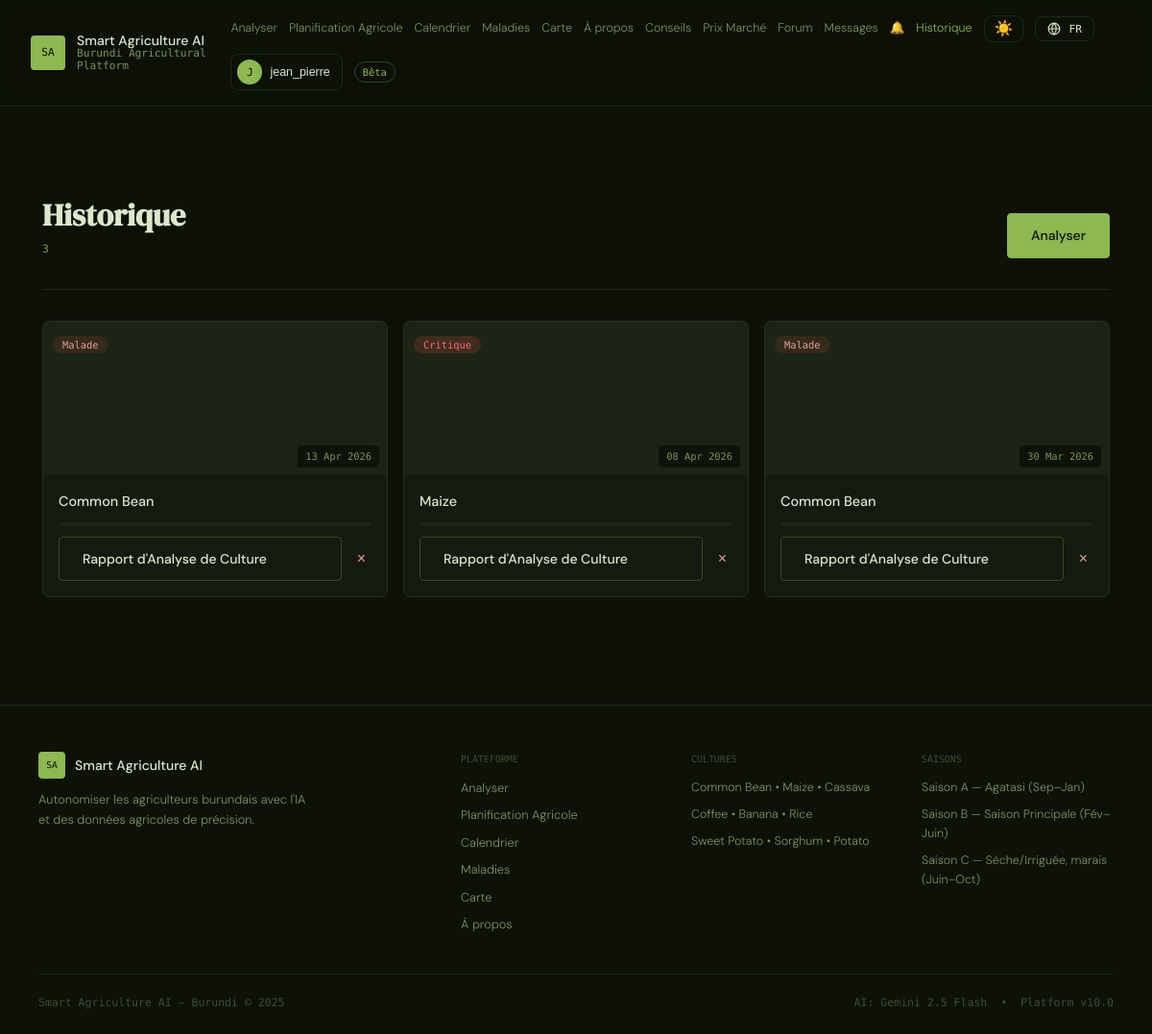
The app's page /history (signed in) with its own data.
### models.py (models this page shows, shortened)
class User(UserMixin, db.Model):
    __tablename__ = "users"
    id            = db.Column(db.Integer, primary_key=True)
    username      = db.Column(db.String(64),  unique=True, nullable=False)
    email         = db.Column(db.String(120), unique=True, nullable=False)
    password_hash = db.Column(db.String(256), nullable=False)
    role          = db.Column(db.String(20),  nullable=False, default="farmer")
    language      = db.Column(db.String(5),   nullable=False, default="fr")  # fr | rn | en
    theme         = db.Column(db.String(10),  nullable=False, default="dark") # dark | light
    full_name     = db.Column(db.String(120), nullable=True)
    phone         = db.Column(db.String(30),  nullable=True)
    province      = db.Column(db.String(60),  nullable=True)
    commune       = db.Column(db.String(60),  nullable=True)
    created_at    = db.Column(db.DateTime, default=datetime.utcnow)
    last_login    = db.Column(db.DateTime, nullable=True)
    is_active                = db.Column(db.Boolean, default=True)
    is_verified_professional = db.Column(db.Boolean, default=False)
    analyses      = db.relationship("Analysis", backref="user", lazy=True, cascade="all, delete-orphan")
    farms         = db.relationship("Farm", backref="owner", lazy=True, cascade="all, delete-orphan")
    forum_posts   = db.relationship("ForumPost", backref="author", lazy=True, cascade="all, delete-orphan")
    forum_replies = db.relationship("ForumReply", backref="author", lazy=True, cascade="all, delete-orphan")
    sent_messages = db.relationship("DirectMessage", foreign_keys="DirectMessage.sender_id", backref="sender", lazy=True, cascade="all, delete-orphan")
    recv_messages = db.relationship("DirectMessage", foreign_keys="DirectMessage.receiver_id", backref="receiver", lazy=True)

class Analysis(db.Model):
    __tablename__ = "analyses"
    id             = db.Column(db.Integer, primary_key=True)
    user_id        = db.Column(db.Integer, db.ForeignKey("users.id"), nullable=True)
    filename       = db.Column(db.String(200), nullable=False)
    crop_type      = db.Column(db.String(80),  nullable=True)
    growth_stage   = db.Column(db.String(80),  nullable=True)
    health_score   = db.Column(db.Float,       nullable=True)
    overall_status = db.Column(db.String(20),  nullable=True)
    summary        = db.Column(db.Text,        nullable=True)
    detections     = db.Column(db.Text,        nullable=True)
    recommendations= db.Column(db.Text,        nullable=True)
    had_error      = db.Column(db.Boolean,     default=False)
    province       = db.Column(db.String(60),  nullable=True)
    commune        = db.Column(db.String(60),  nullable=True)
    season         = db.Column(db.String(20),  nullable=True)
    latitude       = db.Column(db.Float,       nullable=True)
    longitude      = db.Column(db.Float,       nullable=True)
    created_at     = db.Column(db.DateTime, default=datetime.utcnow)
    chat_logs      = db.relationship("ChatLog", backref="analysis", lazy=True, cascade="all, delete-orphan")

### app.py (the view)
@app.route("/history")
@login_required
def farm_history():
    analyses=Analysis.query.filter_by(user_id=current_user.id).order_by(Analysis.created_at.desc()).all()
    return render_template("history.html",analyses=analyses)

### app.py (called while the page is built)
@login_manager.user_loader
def load_user(uid): return User.query.get(int(uid))

def get_current_lang():
    if current_user.is_authenticated and current_user.language in SUPPORTED_LANGS:
        return current_user.language
    return session.get("lang", DEFAULT_LANG)

def get_current_theme():
    if current_user.is_authenticated and current_user.theme in ("dark","light"):
        return current_user.theme
    return session.get("theme", "dark")

@app.context_processor
def inject_translation():
    lang  = get_current_lang()
    theme = get_current_theme()
    return {"t": lambda key: t(key, lang), "current_lang": lang,
            "lang_names": LANG_NAMES, "supported_langs": SUPPORTED_LANGS,
            "current_theme": theme}

### translations.py (called while the page is built)
def t(key: str, lang: str = DEFAULT_LANG) -> str:
    if lang not in SUPPORTED_LANGS:
        lang = DEFAULT_LANG
    entry = STRINGS.get(key)
    if not entry:
        return key  # untranslated key shown as-is, makes missing strings obvious during dev
    return entry.get(lang) or entry.get(DEFAULT_LANG) or key

### templates/history.html (shortened to what this page needs)
{% extends "base.html" %}
{% block content %}
<section class="history-hero"><div><h1 class="cal-title">{{ t('nav.history') }}</h1><p class="cal-subtitle">{{ analyses|length }}</p></div><a href="{{ url_for('index') }}" class="btn btn--primary">{{ t('nav.analyze') }}</a></section>
{% if analyses %}
<div class="history-grid">
{% for a in analyses %}
<div class="history-card">
    <div class="history-card-img-wrap"><img src="{{ url_for('static',filename='uploads/'+a.filename) }}" class="history-card-img" onerror="this.style.display='none'"/>
    <div class="history-card-img-overlay"><span class="status-pill status-pill--{{ a.overall_status }}">{{ t('status.'+(a.overall_status or 'unknown')) }}</span></div>
    <span class="history-card-date">{{ a.created_at.strftime('%d %b %Y') }}</span></div>
    <div class="history-card-body">
        <span class="history-crop">{{ a.crop_type }}</span>
        <div class="history-score-bar"><div class="history-score-fill history-score-fill--{{ a.overall_status }}" style="width:{{ (a.health_score or 0)|int }}%"></div></div>
        <div class="history-actions"><a href="{{ url_for('history_detail',analysis_id=a.id) }}" class="btn btn--outline" style="flex:1;text-align:center">{{ t('result.title') }}</a>
        <form method="POST" action="{{ url_for('history_delete',analysis_id=a.id) }}" onsubmit="return confirm('Delete?');"><button class="history-delete-btn">&times;</button></form></div>
    </div>
</div>
{% endfor %}
</div>
{% else %}<div class="history-empty"><p class="history-empty-title">{{ t('farm.no_farms_title') }}</p><a href="{{ url_for('index') }}" class="btn btn--primary">{{ t('nav.analyze') }}</a></div>{% endif %}
{% endblock %}

### templates/base.html (shortened to what this page needs)
<!DOCTYPE html>
<html lang="{{ current_lang }}" data-theme="{{ current_theme }}">
<head>
    <link rel="stylesheet" href="{{ url_for('static', filename='css/main.css') }}"/>
</head>
<body>
<header class="site-header">
    <a href="{{ url_for('index') }}" class="logo">
        <span class="logo-mark">SA</span>
        <div class="logo-text">
            <span class="logo-primary">Smart Agriculture AI</span>
            <span class="logo-tag">Burundi Agricultural Platform</span>
        </div>
    </a>
    <nav class="site-nav" id="desktopNav">
        <a href="{{ url_for('index') }}" class="nav-link {% if request.endpoint=='index' %}nav-link--active{% endif %}">{{ t('nav.analyze') }}</a>
        <a href="{{ url_for('farm.farm_list') }}" class="nav-link {% if request.blueprint=='farm' %}nav-link--active{% endif %}">{{ t('nav.farm_planning') }}</a>
        <a href="{{ url_for('calendar') }}" class="nav-link {% if request.endpoint=='calendar' %}nav-link--active{% endif %}">{{ t('nav.calendar') }}</a>
        <a href="{{ url_for('disease_library') }}" class="nav-link {% if request.endpoint=='disease_library' %}nav-link--active{% endif %}">{{ t('nav.diseases') }}</a>
        <a href="{{ url_for('outbreak_map') }}" class="nav-link {% if request.endpoint=='outbreak_map' %}nav-link--active{% endif %}">{{ t('nav.map') }}</a>
        <a href="{{ url_for('about') }}" class="nav-link {% if request.endpoint=='about' %}nav-link--active{% endif %}">{{ t('nav.about') }}</a>
        <a href="{{ url_for('features.planting_advice') }}" class="nav-link {% if request.endpoint=='features.planting_advice' %}nav-link--active{% endif %}">Conseils</a>
        <a href="{{ url_for('features.market') }}" class="nav-link {% if request.endpoint in ['features.market','features.market_post'] %}nav-link--active{% endif %}">Prix Marché</a>
        <a href="{{ url_for('community.forum') }}" class="nav-link {% if request.blueprint=='community' and 'forum' in (request.endpoint or '') %}nav-link--active{% endif %}">Forum</a>
        {% if current_user.is_authenticated %}
        <a href="{{ url_for('community.inbox') }}" class="nav-link {% if request.endpoint in ['community.inbox','community.conversation'] %}nav-link--active{% endif %}" id="inboxLink">
            Messages
        </a>
        <a href="{{ url_for('features.notifications') }}" class="nav-link {% if request.endpoint=='features.notifications' %}nav-link--active{% endif %}" id="notifLink">
            🔔
        </a>
        {% endif %}
        {% if current_user.is_authenticated %}
            <a href="{{ url_for('farm_history') }}" class="nav-link {% if 'history' in (request.endpoint or '') %}nav-link--active{% endif %}">{{ t('nav.history') }}</a>
        {% endif %}
        <button class="nav-theme-btn" id="themeToggleBtn" onclick="toggleTheme()" title="Toggle light/dark mode" aria-label="Toggle theme">
            <span id="themeIcon">{% if current_theme == 'light' %}🌙{% else %}☀️{% endif %}</span>
        </button>
        <div class="nav-lang-menu">
            <button class="nav-lang-btn" id="langMenuBtn" aria-label="Language">
                <svg width="14" height="14" viewBox="0 0 24 24" fill="none" stroke="currentColor" stroke-width="2"><circle cx="12" cy="12" r="10"/><path d="M2 12h20M12 2a15 15 0 0 1 0 20M12 2a15 15 0 0 0 0 20"/></svg>
                <span>{{ current_lang|upper }}</span>
            </button>
        </div>
        {% if current_user.is_authenticated %}
            <div class="nav-user-menu">
                <button class="nav-user-btn" id="userMenuBtn" aria-label="User menu">
                    <span class="nav-user-avatar">{{ current_user.username[0].upper() }}</span>
                    <span class="nav-user-name">{{ current_user.username }}</span>
                </button>
            </div>
        {% else %}
            <a href="{{ url_for('auth_login') }}" class="btn btn--outline nav-auth-btn">{{ t('nav.login') }}</a>
            <a href="{{ url_for('auth_register') }}" class="btn btn--primary nav-auth-btn">{{ t('nav.register') }}</a>
        {% endif %}
        <span class="nav-badge">{{ t('nav.beta') }}</span>
    </nav>
</header>
<main class="site-main">
    {% block content %}{% endblock %}
</main>
<footer class="site-footer">
    <div class="footer-grid">
        <div class="footer-brand">
            <div class="footer-logo">
                <span class="logo-mark logo-mark--sm">SA</span>
                <span class="footer-brand-name">Smart Agriculture AI</span>
            </div>
            <p class="footer-tagline">{{ t('footer.tagline') }}</p>
        </div>
        <div class="footer-col">
            <p class="footer-col-title">{{ t('footer.platform') }}</p>
            <a href="{{ url_for('index') }}" class="footer-link">{{ t('nav.analyze') }}</a>
            <a href="{{ url_for('farm.farm_list') }}" class="footer-link">{{ t('nav.farm_planning') }}</a>
            <a href="{{ url_for('calendar') }}" class="footer-link">{{ t('nav.calendar') }}</a>
            <a href="{{ url_for('disease_library') }}" class="footer-link">{{ t('nav.diseases') }}</a>
            <a href="{{ url_for('outbreak_map') }}" class="footer-link">{{ t('nav.map') }}</a>
            <a href="{{ url_for('about') }}" class="footer-link">{{ t('nav.about') }}</a>
        </div>
        <div class="footer-col">
            <p class="footer-col-title">{{ t('footer.crops') }}</p>
            <span class="footer-text">Common Bean &bull; Maize &bull; Cassava</span>
            <span class="footer-text">Coffee &bull; Banana &bull; Rice</span>
            <span class="footer-text">Sweet Potato &bull; Sorghum &bull; Potato</span>
        </div>
        <div class="footer-col">
            <p class="footer-col-title">{{ t('footer.seasons') }}</p>
            <span class="footer-text">{{ t('season.a') }}</span>
            <span class="footer-text">{{ t('season.b') }}</span>
            <span class="footer-text">{{ t('season.c') }}</span>
        </div>
    </div>
    <div class="footer-bottom">
        <span>Smart Agriculture AI &mdash; Burundi &copy; 2025</span>
        <span class="footer-bottom-right">AI: Gemini 2.5 Flash &nbsp;&bull;&nbsp; Platform v10.0</span>
    </div>
</footer>
</body>
</html>

### records on screen
User: username "J", username "jean_pierre"
Analysis: overall_status "Malade", created_at "13 Apr 2026", crop_type "Common Bean", t "Rapport d'Analyse de Culture"
Analysis: overall_status "Critique", created_at "08 Apr 2026", crop_type "Maize", t "Rapport d'Analyse de Culture"
Analysis: overall_status "Malade", created_at "30 Mar 2026", crop_type "Common Bean", t "Rapport d'Analyse de Culture"

### other values on screen
{{ t('nav.analyze') }} "Analyser"
{{ t('nav.farm_planning') }} "Planification Agricole"
{{ t('nav.calendar') }} "Calendrier"
{{ t('nav.diseases') }} "Maladies"
{{ t('nav.map') }} "Carte"
{{ t('nav.about') }} "À propos"
{{ t('nav.history') }} "Historique"
{{ current_lang|upper }} "FR"
{{ t('nav.beta') }} "Bêta"
{{ analyses|length }} "3"
{{ t('footer.tagline') }} "Autonomiser les agriculteurs burundais avec l'IA et des données agricoles de précision."
{{ t('footer.platform') }} "PLATEFORME"
{{ t('footer.crops') }} "CULTURES"
{{ t('footer.seasons') }} "SAISONS"
{{ t('season.a') }} "Saison A — Agatasi (Sep–Jan)"
